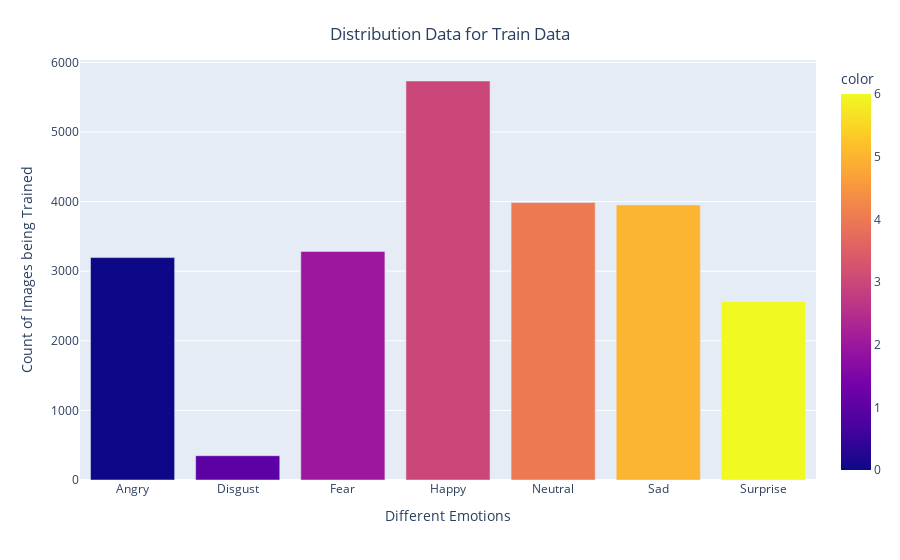

The cell this chart's notebook holds for it:
### Code cell
fig = px.bar(x = label_dict,
             y = [list(train_generator.classes).count(i) for i in np.unique(train_generator.classes)], color = np.unique(train_generator.classes) )

fig.update_xaxes(title="Different Emotions")
fig.update_yaxes(title = "Count of Images being Trained")
fig.update_layout(showlegend = True,
    title = {
        'text': 'Distribution Data for Train Data',
        'y':0.95,
        'x':0.5,
        'xanchor': 'center',
        'yanchor': 'top'})
fig.show()

### Figure 1 — Plotly figure (JSON) as saved in the notebook; plotly's stock layout.template omitted (floating-point values rounded to 4 significant figures)
{"data": [{"alignmentgroup": "True", "hovertemplate": "x=%{x}<br>y=%{y}<br>color=%{marker.color}<extra></extra>", "legendgroup": "", "marker": {"color": [0, 1, 2, 3, 4, 5, 6], "coloraxis": "coloraxis", "pattern": {"shape": ""}}, "name": "", "offsetgroup": "", "orientation": "v", "showlegend": false, "textposition": "auto", "type": "bar", "x": ["Angry", "Disgust", "Fear", "Happy", "Neutral", "Sad", "Surprise"], "xaxis": "x", "y": [3195, 349, 3283, 5732, 3986, 3951, 2564], "yaxis": "y"}], "layout": {"barmode": "relative", "coloraxis": {"colorbar": {"title": {"text": "color"}}, "colorscale": [[0, "#0d0887"], [0.1111, "#46039f"], [0.2222, "#7201a8"], [0.3333, "#9c179e"], [0.4444, "#bd3786"], [0.5556, "#d8576b"], [0.6667, "#ed7953"], [0.7778, "#fb9f3a"], [0.8889, "#fdca26"], [1, "#f0f921"]]}, "legend": {"tracegroupgap": 0}, "margin": {"t": 60}, "showlegend": true, "title": {"text": "Distribution Data for Train Data", "x": 0.5, "xanchor": "center", "y": 0.95, "yanchor": "top"}, "xaxis": {"anchor": "y", "domain": [0, 1], "title": {"text": "Different Emotions"}}, "yaxis": {"anchor": "x", "domain": [0, 1], "title": {"text": "Count of Images being Trained"}}}}
